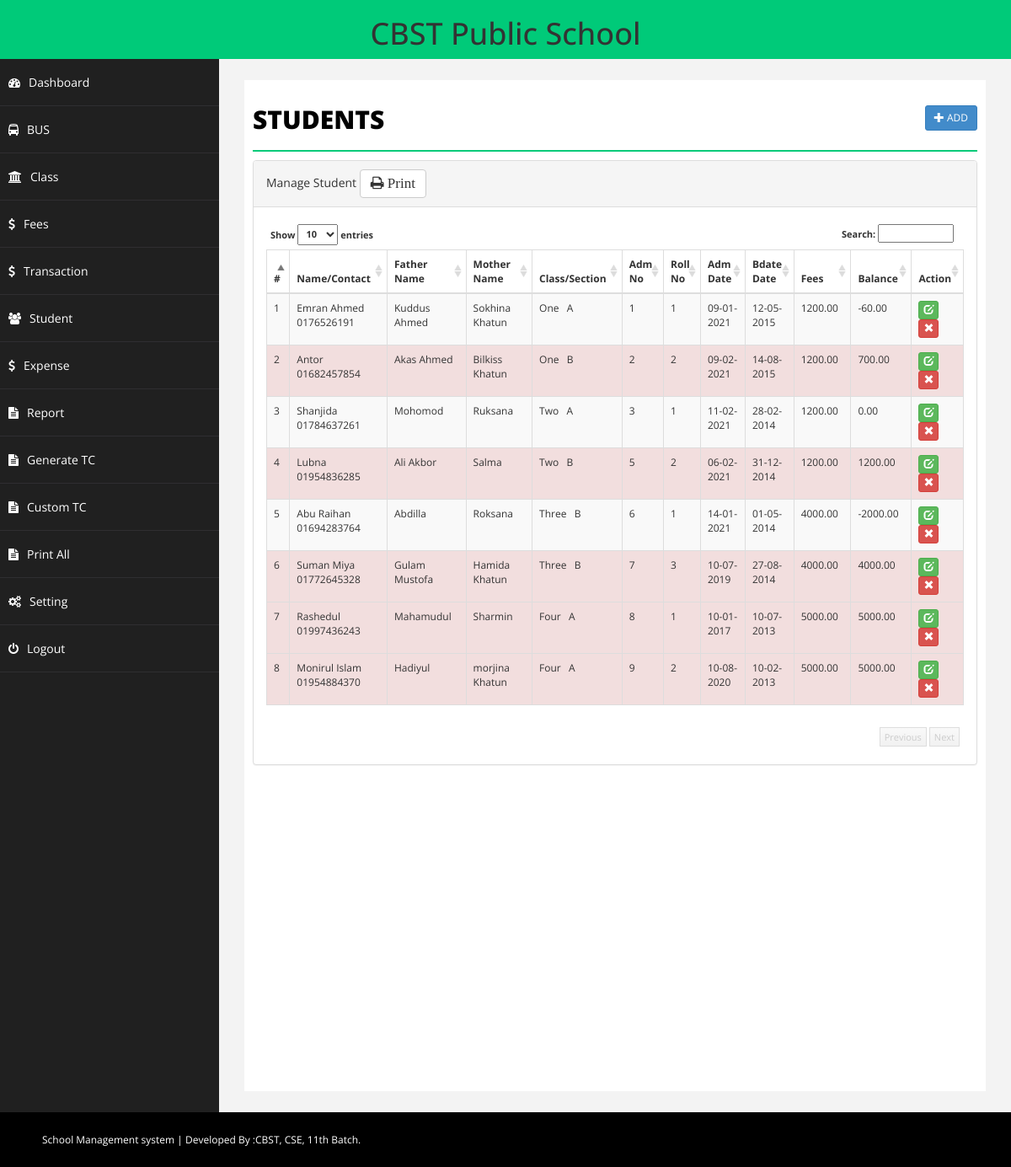
/student.php (signed in), run on the app's committed database.
### tables this page shows
CREATE TABLE `student` (
  `id` int(11) NOT NULL,
  `emailid` varchar(50) NOT NULL,
  `sname` varchar(50) NOT NULL,
  `fname` varchar(50) NOT NULL,
  `birthdate` date NOT NULL,
  `admissionNo` int(11) NOT NULL,
  `roll_number` int(5) NOT NULL,
  `joindate` date NOT NULL,
  `about` text NOT NULL,
  `contact` varchar(15) NOT NULL,
  `fees` decimal(15,2) NOT NULL,
  `april` decimal(10,2) DEFAULT NULL,
  `july` decimal(10,2) DEFAULT NULL,
  `october` decimal(10,2) DEFAULT NULL,
  `january` decimal(10,2) DEFAULT NULL,
  `aprilb` decimal(10,2) DEFAULT NULL,
  `julyb` decimal(10,2) DEFAULT NULL,
  `octoberb` decimal(10,2) DEFAULT NULL,
  `januaryb` decimal(10,2) DEFAULT NULL,
  `branch` varchar(20) NOT NULL,
  `balance` decimal(15,2) NOT NULL,
  `delete_status` enum('0','1') NOT NULL,
  `creation_date` timestamp NOT NULL DEFAULT CURRENT_TIMESTAMP,
  `updation_date` timestamp NOT NULL DEFAULT '0000-00-00 00:00:00' ON UPDATE CURRENT_TIMESTAMP
);

CREATE TABLE `branch` (
  `id` int(11) NOT NULL,
  `branch` varchar(20) NOT NULL,
  `address` int(5) NOT NULL,
  `detail` varchar(10) NOT NULL,
  `delete_status` enum('0','1') NOT NULL,
  `creation_date` timestamp NOT NULL DEFAULT CURRENT_TIMESTAMP,
  `updating_date` timestamp NOT NULL DEFAULT '0000-00-00 00:00:00' ON UPDATE CURRENT_TIMESTAMP
);

### student.php (the view, shortened to what this page needs)
<?php
include("php/dbconnect.php");
$id="";
$emailid='';
$sname='';
$fname='';
$birthdate='';
$admissionNo='';
$roll_number='';
$joindate = '';
$remark='';
$contact='';
$balance = 0;
$fees='';
$april='';
$july='';
$october='';
$january='';
$about = '';
$branch='';
$action = "add";
?>
<!DOCTYPE html>
<html xmlns="http://www.w3.org/1999/xhtml">
<head>
    <link href="css/bootstrap.css" rel="stylesheet" />
    <link href="css/font-awesome.css" rel="stylesheet" />
    <link href="css/basic.css" rel="stylesheet" />
    <link href="css/custom.css" rel="stylesheet" />
	<link href="css/ui.css" rel="stylesheet" />
	<link href="css/datepicker.css" rel="stylesheet" />
</head>
<?php
include("php/header.php");
?>
        <div id="page-wrapper">
            <div id="page-inner">
                <div class="row">
                    <div class="col-md-12">
                        <h1 class="page-head-line">Students
						<?php
						echo (isset($_GET['action']) && @$_GET['action']=="add" || @$_GET['action']=="edit")?
						' <a href="student.php" class="btn btn-primary btn-sm pull-right">Back <i class="glyphicon glyphicon-arrow-right"></i></a>':'<a href="add_student.php" class="btn btn-primary btn-sm pull-right"><i class="glyphicon glyphicon-plus"></i> Add </a>';
						?>
						</h1>
                    </div>
                </div>
        <?php
		 if(isset($_GET['action']) && @$_GET['action']=="add" || @$_GET['action']=="edit")
		 {
		?>
			<script type="text/javascript" src="js/validation/jquery.validate.min.js"></script>
                <div class="row">
                    <div class="col-sm-10 col-sm-offset-1">
               <div class="panel panel-primary">
                        <div class="panel-heading">
                           <?php echo ($action=="add")? "Add Student": "Edit Student"; ?>
                        </div>
						<form action="student.php" method="post" id="signupForm1" class="form-horizontal">
                        <div class="panel-body">
						<fieldset class="scheduler-border" >
						 <legend  class="scheduler-border">Personal Information:</legend>
						<div class="form-group">
								<label class="col-sm-2 control-label" for="Old">Name* </label>
								<div class="col-sm-10">
									<input type="text" class="form-control" id="sname" name="sname" value="<?php echo $sname;?>"  />
								</div>
							</div>
						<div class="form-group">
								<label class="col-sm-2 control-label" for="Old">Father Name* </label>
								<div class="col-sm-10">
									<input type="text" class="form-control" id="fname" name="fname" value="<?php echo $fname;?>"  />
								</div>
							</div>
							<div class="form-group">
								<label class="col-sm-2 control-label" for="Old">Mother Name* </label>
								<div class="col-sm-10">
									<input type="text" class="form-control" id="emailid" name="emailid" value="<?php echo $emailid;?>"  />
								</div>
							</div>
							<div class="form-group">
								<label class="col-sm-2 control-label" for="Old">Date of Birth* </label>
								<div class="col-sm-10">
									<input type="date" class="form-control" id="birthdate" name="birthdate" value="<?php echo  date("Y-m-d", strtotime($birthdate));?>"  />
								</div>
							</div>
							</div>
						<fieldset class="scheduler-border" >
						<div class="form-group">
								<label class="col-sm-2 control-label" for="Old">Admission No* </label>
								<div class="col-sm-10">
									<input type="text" class="form-control" id="admissionNo" name="admissionNo" value="<?php echo $admissionNo;?>"  />
								</div>
							</div>
						<div class="form-group">
								<label class="col-sm-2 control-label" for="Old">Roll No* </label>
								<div class="col-sm-10">
									<input type="text" class="form-control" id="roll_number" name="roll_number" value="<?php echo $roll_number;?>"  />
								</div>
							</div>
						<div class="form-group">
								<label class="col-sm-2 control-label" for="Old">Contact* </label>
								<div class="col-sm-10">
									<input type="text" class="form-control" id="contact" name="contact" value="<?php echo $contact;?>" maxlength="11" />
								</div>
							</div>
						<div class="form-group">
								<label class="col-sm-2 control-label" for="Old">Class* </label>
								<div class="col-sm-10">
									<select  class="form-control" id="branch" name="branch"  required>
									<option value="" >Select Class</option>
                                    <?php
									$sql = "select * from branch where delete_status='0'   order by branch.branch  asc";
									$q = $conn->query($sql);
									while($r = $q->fetch_assoc())
									{
									echo '<option value="'.$r['id'].'"  '.(($branch==$r['id'])?'selected="selected"':'').'>'.$r['branch']. '&nbsp' .$r['detail']. '</option>';
									}
									?>
									</select>
								</div>
						</div>
						<div class="form-group">
								<label class="col-sm-2 control-label" for="Old">Admission Date </label>
								<div class="col-sm-10">
									<input type="date" class="form-control" id="joindate" name="joindate" value="<?php echo  ($joindate!='')?date("Y-m-d", strtotime($joindate)):'';?>" style="background-color: #fff;" readonly />
								</div>
							</div>
						 </fieldset>
							<fieldset class="scheduler-border" >
						 <legend  class="scheduler-border">Fee Information:</legend>
					 <div class="col-sm-12">
						<div class="form-group col-sm-4">
									<label>Total Fees* </label>
									<input type="text" class="form-control" id="fees" name="fees" value="<?php echo $fees;?>"  />
						</div>
						<div class="form-group col-sm-2">
									<label>April Fees* </label>
									<input type="text" class="form-control" id="april" name="april" value="<?php echo $april;?>"  />
						</div>
						<div class="form-group col-sm-2">
									<label>July Fees* </label>
									<input type="text" class="form-control" id="july" name="july" value="<?php echo $july;?>"  />
						</div>
						<div class="form-group col-sm-2">
								<label >October Fees* </label>
								<input type="text" class="form-control" id="october" name="october" value="<?php echo $october;?>"  />
						</div>
						<div class="form-group col-sm-2">
								<label>January Fees* </label>
								<input type="text" class="form-control" id="january" name="january" value="<?php echo $january;?>"  />
						</div>
						</div>
						<div class="form-group">
								<label class="col-sm-2 control-label" for="Old">Balance </label>
								<div class="col-sm-10">
									<input type="text" class="form-control"  id="balance" name="balance" value="<?php echo $balance;?>" disabled />
								</div>
						</div>
							<?php
						if($action=="add")
						{
						?>
							<div class="form-group">
								<label class="col-sm-2 control-label" for="Password">Fee Remark </label>
								<div class="col-sm-10">
	                        <textarea class="form-control" id="remark" name="remark"><?php echo $remark;?></textarea >
								</div>
							</div>
						<?php
						}
						?>
							</fieldset>
							 <fieldset class="scheduler-border" >
						 <legend  class="scheduler-border">Optional Information:</legend>
							<div class="form-group">
								<label class="col-sm-2 control-label" for="Password"> Student Address </label>
								<div class="col-sm-10">
	                        <textarea class="form-control" id="about" name="about"><?php echo $about;?></textarea >
								</div>
							</div>
							</fieldset>
						<div class="form-group">
								<div class="col-sm-8 col-sm-offset-2">
								<input type="hidden" name="id" value="<?php echo $id;?>">
								<input type="hidden" name="action" value="<?php echo $action;?>">
									<button type="submit" name="save" class="btn btn-primary">Save </button>
								</div>
							</div>
                         </div>
							</form>
                        </div>
                            </div>
                </div>
		<script type="text/javascript">
		$( document ).ready( function () {
		$( "#joindate" ).datepicker({
dateFormat:"yy-mm-dd",
changeMonth: true,
changeYear: true,
yearRange: "1995:<?php echo date('Y');?>"
});
		if($("#signupForm1").length > 0)
         {
		 <?php if($action=='add')
		 {
		 ?>
			$( "#signupForm1" ).validate( {
				rules: {
					sname: "required",
					fname: "required",
					joindate: "required",
					birthdate: "required",
					emailid: "text",
					branch: "required",
					roll_number: "roll_number",
					branch: {
						required: true,
					},
					contact: {
						required: true,
						digits: true
					},
					fees: {
						required: true,
						digits: true
					},
					april: {
						required: true,
						digits: true
					},
					july: {
						required: true,
						digits: true
					},
					october: {
						required: true,
						digits: true
					},
					january: {
						required: true,
						digits: true
					},
					roll_number: {
						required: true,
						digits: true
					},
				},
			<?php
			}else
			{
			?>
			$( "#signupForm1" ).validate( {
				rules: {
					sname: "required",
					fname: "required",
					joindate: "required",
					birthdate: "required",
					emailid: "required",
					branch: "required",
					roll_number: "required",
					contact: {
						required: true,
						digits: true
					}
				},
			<?php
			}
			?>
				errorElement: "em",
				errorPlacement: function ( error, element ) {
					// Add the `help-block` class to the error element
					error.addClass( "help-block" );
					// Add `has-feedback` class to the parent div.form-group
					// in order to add icons to inputs
					element.parents( ".col-sm-10" ).addClass( "has-feedback" );
					if ( element.prop( "type" ) === "checkbox" ) {
						error.insertAfter( element.parent( "label" ) );
					} else {
						error.insertAfter( element );
					}
					// Add the span element, if doesn't exists, and apply the icon classes to it.
					if ( !element.next( "span" )[ 0 ] ) {
						$( "<span class='glyphicon glyphicon-remove form-control-feedback'></span>" ).insertAfter( element );
					}
				},
				success: function ( label, element ) {
					// Add the span element, if doesn't exists, and apply the icon classes to it.
					if ( !$( element ).next( "span" )[ 0 ] ) {
						$( "<span class='glyphicon glyphicon-ok form-control-feedback'></span>" ).insertAfter( $( element ) );
					}
				},
				highlight: function ( element, errorClass, validClass ) {
					$( element ).parents( ".col-sm-10" ).addClass( "has-error" ).removeClass( "has-success" );
					$( element ).next( "span" ).addClass( "glyphicon-remove" ).removeClass( "glyphicon-ok" );
				},
				unhighlight: function ( element, errorClass, validClass ) {
					$( element ).parents( ".col-sm-10" ).addClass( "has-success" ).removeClass( "has-error" );
					$( element ).next( "span" ).addClass( "glyphicon-ok" ).removeClass( "glyphicon-remove" );
				}
			} );
			}
		} );
		$("#fees").keyup( function(){
		$("#advancefees").val("");
		$("#balance").val(0);
		var fee = $.trim($(this).val());
		if( fee!='' && !isNaN(fee))
		{
		$("#advancefees").removeAttr("readonly");
		$("#balance").val(fee);
		$('#advancefees').rules("add", {
            max: parseInt(fee)
        });
		}
		else{
		$("#advancefees").attr("readonly","readonly");
		}
		});
		$("#advancefees").keyup( function(){
		var advancefees = parseInt($.trim($(this).val()));
		var totalfee = parseInt($("#fees").val());
		if( advancefees!='' && !isNaN(advancefees) && advancefees<=totalfee)
		{
		var balance = totalfee-advancefees;
		$("#balance").val(balance);
		}
		else{
		$("#balance").val(totalfee);
		}
		});
	</script>
		<?php
		}else{
		?>
		 <link href="css/datatable/datatable.css" rel="stylesheet" />
		<div class="panel panel-default">
                        <div class="panel-heading" >
                            Manage Student
<button type="button"class="btn btn-default" onclick="printDiv('printableArea')"><i class="fa fa-print" aria-hidden="true" style="    font-size: 17px;"> Print</i></button>
                        </div>
                        <div class="panel-body"id="printableArea">
                            <div class="table-sorting table-responsive">
                                <table class="table table-striped table-bordered table-hover" id="tSortable22">
                                    <thead>
                                        <tr>
                                            <th>#</th>
                                            <th>Name/Contact</th>
											<th>Father Name</th>
											<th>Mother Name</th>
											<th>Class/Section</th>
                                            <th>Adm No</th>
											<th>Roll No </th>
											<th>Adm Date</th>
											<th>Bdate Date</th>
                                            <th>Fees</th>
											<th>Balance</th>
											<th>Action</th>
                                        </tr>
                                    </thead>
                                    <tbody>
									<?php
									$sql = "SELECT  distinct student.sname,student.fname,student.emailid,student.contact,
									student.fees,student.balance,student.roll_number,student.admissionNo,student.birthdate,
											student.joindate,student.id,student.delete_status,branch.branch,
											branch.detail from student join branch on branch.id = student.branch";
									$q = $conn->query($sql);
									$i=1;
									while($r = $q->fetch_assoc())
									{
									echo '<tr '.(($r['balance']>0)?'class="danger"':'').'>
                                            <td>'.$i.'</td>
                                            <td>'.$r['sname'].'<br/>'.$r['contact'].'</td>
											<td>'.$r['fname'].'</td>
											<td>'.$r['emailid'].'</td>
											<td>'.$r['branch'].' &nbsp;  '.$r['detail'].'</td>
                                            <td>'.$r['admissionNo'].'</td>
											<td>'.$r['roll_number'].'</td>
											<td>'.date("d-m-Y", strtotime($r['joindate'])).'</td>
											<td>'.date("d-m-Y", strtotime($r['birthdate'])).'</td>
                                            <td>'.$r['fees'].'</td>
											<td>'.$r['balance'].'</td>
											<td>
											<a href="student.php?action=edit&id='.$r['id'].'" class="btn btn-success btn-xs"><span class="glyphicon glyphicon-edit"></span></a>
											<a onclick="return confirm(\'Are you sure you want to delete this record\');" href="student.php?action=delete&id='.$r['id'].'" class="btn btn-danger btn-xs"><span class="glyphicon glyphicon-remove"></span></a> </td>
                                        </tr>';
										$i++;
									}
									?>
                                    </tbody>
                                </table>
                            </div>
                        </div>
                    </div>
		<?php
		}
		?>
            </div>
        </div>
    </div>
 <?php include_once'php/footer.php'; ?>

### data on the page
student: sname "Emran Ahmed", contact "0176526191", fname "Kuddus Ahmed", emailid "Sokhina Khatun", branch.branch "One", branch.detail "A", admissionNo "1", roll_number "1", joindate "09-01-2021", birthdate "12-05-2015", fees "1200.00", balance "-60.00"
student: sname "Antor", contact "01682457854", fname "Akas Ahmed", emailid "Bilkiss Khatun", branch.branch "One", branch.detail "B", admissionNo "2", roll_number "2", joindate "09-02-2021", birthdate "14-08-2015", fees "1200.00", balance "700.00"
student: sname "Shanjida", contact "01784637261", fname "Mohomod", emailid "Ruksana", branch.branch "Two", branch.detail "A", admissionNo "3", roll_number "1", joindate "11-02-2021", birthdate "28-02-2014", fees "1200.00", balance "0.00"
student: sname "Lubna", contact "01954836285", fname "Ali Akbor", emailid "Salma", branch.branch "Two", branch.detail "B", admissionNo "5", roll_number "2", joindate "06-02-2021", birthdate "31-12-2014", fees "1200.00", balance "1200.00"
student: sname "Abu Raihan", contact "01694283764", fname "Abdilla", emailid "Roksana", branch.branch "Three", branch.detail "B", admissionNo "6", roll_number "1", joindate "14-01-2021", birthdate "01-05-2014", fees "4000.00", balance "-2000.00"
student: sname "Suman Miya", contact "01772645328", fname "Gulam Mustofa", emailid "Hamida Khatun", branch.branch "Three", branch.detail "B", admissionNo "7", roll_number "3", joindate "10-07-2019", birthdate "27-08-2014", fees "4000.00", balance "4000.00"
student: sname "Rashedul", contact "01997436243", fname "Mahamudul", emailid "Sharmin", branch.branch "Four", branch.detail "A", admissionNo "8", roll_number "1", joindate "10-01-2017", birthdate "10-07-2013", fees "5000.00", balance "5000.00"
student: sname "Monirul Islam", contact "01954884370", fname "Hadiyul", emailid "morjina Khatun", branch.branch "Four", branch.detail "A", admissionNo "9", roll_number "2", joindate "10-08-2020", birthdate "10-02-2013", fees "5000.00", balance "5000.00"
